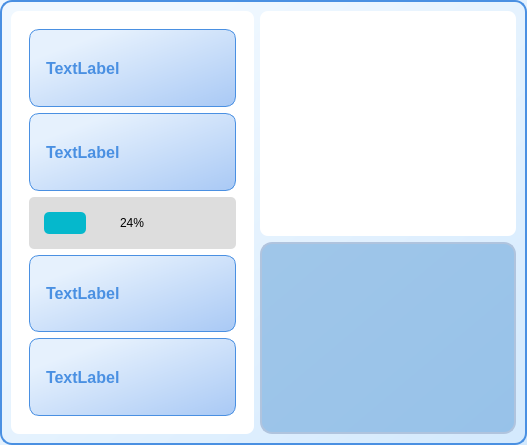
<?xml version="1.0" encoding="UTF-8"?>
<ui version="4.0">
 <class>TaskDisplayDialog</class>
 <widget class="QDialog" name="TaskDisplayDialog">
  <property name="geometry">
   <rect>
    <x>0</x>
    <y>0</y>
    <width>527</width>
    <height>445</height>
   </rect>
  </property>
  <property name="windowTitle">
   <string>展示任务</string>
  </property>
  <property name="styleSheet">
   <string notr="true">QDialog {
    /* 基础样式 */
    background: qlineargradient(x1:0, y1:0, x2:1, y2:1, stop:0.2 #f0f8ff, stop:1 #d3e9fd); /* 清新的浅蓝色渐变背景 */
    border: 2px solid #4a90e2; /* 深蓝色边框 */
    border-radius: 12px; /* 圆角 */
    padding: 20px;
    min-width: 300px;
    min-height: 200px;
    max-width: 600px;
    max-height: 500px;
    box-shadow: 0 4px 10px rgba(74, 144, 226, 0.2); /* 轻微阴影效果 */
}

/* 标题栏样式 */
QDialog QMenuBar {
    background: #4a90e2; /* 蓝色标题栏背景 */
    color: #ffffff; /* 白色文字 */
    border: none;
    height: 35px;
}

QDialog QMenuBar::item {
    padding: 5px 15px;
}

QDialog QMenuBar::item:selected {
    background-color: #82aef2; /* 选中时的背景色 */
}

/* 按钮（如OK/Cancel）样式 */
QDialog QPushButton {
    background: #4a90e2; /* 按钮背景颜色 */
    color: white; /* 白色文本 */
    border: 1px solid #4a90e2; /* 边框颜色与背景一致 */
    border-radius: 8px;
    padding: 8px 16px;
    font-size: 14px;
    font-weight: bold;
}

QDialog QPushButton:hover {
    background: #82aef2; /* 鼠标悬停时按钮背景色变浅 */
    border-color: #82aef2; /* 悬停时按钮边框颜色变浅 */
}

QDialog QPushButton:pressed {
    background: #1a7bb9; /* 按钮按下时颜色变为深蓝 */
    border-color: #1a7bb9; /* 按钮按下时边框变为深蓝 */
}

/* 文本框样式（如 QLineEdit、QTextEdit） */
QDialog QLineEdit, QDialog QTextEdit {
    background-color: #ffffff; /* 背景为白色 */
    border: 1px solid #d1e8fd; /* 边框为浅蓝色 */
    border-radius: 6px; /* 圆角 */
    padding: 10px;
    font-size: 14px;
    color: #333333; /* 字体颜色为深灰 */
}

QDialog QLineEdit:focus, QDialog QTextEdit:focus {
    border: 1px solid #4a90e2; /* 聚焦时边框变为蓝色 */
    background-color: #e6f1fd; /* 聚焦时背景变为浅蓝 */
}

/* 关闭按钮样式 */
QDialog QPushButton#closeButton {
    background: transparent; /* 透明背景 */
    color: #ff4d4d; /* 关闭按钮的红色 */
    font-size: 18px;
    border: none;
    font-weight: bold;
}

QDialog QPushButton#closeButton:hover {
    color: #ff1a1a; /* 悬停时颜色变得更深 */
}

/* 各种文本样式 */
QDialog QLabel {
    color: #4a90e2; /* 标签文本颜色与对话框的主色调一致 */
    font-size: 16px;
    padding-bottom: 10px;
}

/* 设置 QDialog 中的内容区域 */
QDialog QWidget {
    background: #ffffff; /* 内容区域背景为白色 */
    border-radius: 8px;
    padding: 15px;
}
</string>
  </property>
  <layout class="QGridLayout" name="gridLayout">
   <item row="0" column="0">
    <widget class="QWidget" name="widget_2" native="true">
     <layout class="QVBoxLayout" name="verticalLayout_3">
      <item>
       <widget class="QWidget" name="widget" native="true">
        <layout class="QVBoxLayout" name="verticalLayout_2">
         <item>
          <widget class="QLabel" name="label_main_descriptions">
           <property name="styleSheet">
            <string notr="true">QLabel {
    /* 基础样式 */
    font-family: &quot;Segoe UI&quot;, &quot;Helvetica&quot;, sans-serif;
    font-size: 16px;
    font-weight: bold; /* 设置字体加粗 */
    color: #4a90e2; /* 主文本颜色 - 清新的蓝色 */
    padding: 12px;
    border-radius: 10px;
    background: qlineargradient(x1:0, y1:0, x2:1, y2:1, stop:0.2 #e6f1fd, stop:1 #a9c9f5); /* 清新的蓝色渐变背景 */
    border: 1px solid #4a90e2; /* 蓝色边框 */
    text-align: center;
    min-width: 160px;
    min-height: 40px;
    max-width: 300px;
    max-height: 80px;
}

/* 鼠标悬停效果 */
QLabel:hover {
    background: qlineargradient(x1:0, y1:0, x2:1, y2:1, stop:0.2 #d2e8fb, stop:1 #82aef2); /* 悬停时的渐变 */
    color: #1a7bb9; /* 悬停时文本颜色更深 */
    border: 1px solid #1a7bb9; /* 悬停时边框颜色更深 */
}

/* 点击时的效果 */
QLabel:pressed {
    background-color: #c3dafb; /* 按下时背景更浅 */
    color: #1a7bb9; /* 按下时文本颜色深 */
    border-color: #1a7bb9; /* 按下时边框深色 */
}

/* 禁用状态 */
QLabel:disabled {
    color: #b0c4de; /* 禁用状态的文本颜色 */
    background-color: #f0f4f8; /* 禁用状态的背景色 */
    border: 1px solid #d1dbe6; /* 禁用状态的边框 */
}

/* 聚焦效果 */
QLabel:focus {
    border: 2px solid #0078d4; /* 聚焦时边框颜色变为深蓝色 */
}

/* 如果 QLabel 设置了图片背景 */
QLabel[hasImage=&quot;true&quot;] {
    background: url(:/images/blue_bg.png) no-repeat center center;
    background-size: cover;
    color: #ffffff; /* 背景图片时，文本颜色为白色 */
    padding: 0;
}

/* 自定义标签图标 */
QLabel[icon]:not([hasImage=&quot;true&quot;]) {
    padding-left: 35px;
    background: transparent;
}

QLabel[icon]:not([hasImage=&quot;true&quot;])::before {
    content: url(:/images/icon_blue.png); /* 你可以自定义图标路径 */
    position: absolute;
    left: 12px;
    top: 50%;
    transform: translateY(-50%);
}

/* 更细致的调整：避免字体过大或者过小影响对齐 */
QLabel {
    line-height: 1.4; /* 增加行高，使文本垂直居中 */
    text-align: center;
}

/* 调整带图标时的显示效果 */
QLabel[icon]:not([hasImage=&quot;true&quot;]) {
    padding-left: 45px; /* 增加左侧的空隙，以确保图标不被文本遮挡 */
}
</string>
           </property>
           <property name="text">
            <string>TextLabel</string>
           </property>
           <property name="wordWrap">
            <bool>true</bool>
           </property>
          </widget>
         </item>
         <item>
          <widget class="QLabel" name="label_endTime">
           <property name="styleSheet">
            <string notr="true">QLabel {
    /* 基础样式 */
    font-family: &quot;Segoe UI&quot;, &quot;Helvetica&quot;, sans-serif;
    font-size: 16px;
    font-weight: bold; /* 设置字体加粗 */
    color: #4a90e2; /* 主文本颜色 - 清新的蓝色 */
    padding: 12px;
    border-radius: 10px;
    background: qlineargradient(x1:0, y1:0, x2:1, y2:1, stop:0.2 #e6f1fd, stop:1 #a9c9f5); /* 清新的蓝色渐变背景 */
    border: 1px solid #4a90e2; /* 蓝色边框 */
    text-align: center;
    min-width: 160px;
    min-height: 40px;
    max-width: 300px;
    max-height: 80px;
}

/* 鼠标悬停效果 */
QLabel:hover {
    background: qlineargradient(x1:0, y1:0, x2:1, y2:1, stop:0.2 #d2e8fb, stop:1 #82aef2); /* 悬停时的渐变 */
    color: #1a7bb9; /* 悬停时文本颜色更深 */
    border: 1px solid #1a7bb9; /* 悬停时边框颜色更深 */
}

/* 点击时的效果 */
QLabel:pressed {
    background-color: #c3dafb; /* 按下时背景更浅 */
    color: #1a7bb9; /* 按下时文本颜色深 */
    border-color: #1a7bb9; /* 按下时边框深色 */
}

/* 禁用状态 */
QLabel:disabled {
    color: #b0c4de; /* 禁用状态的文本颜色 */
    background-color: #f0f4f8; /* 禁用状态的背景色 */
    border: 1px solid #d1dbe6; /* 禁用状态的边框 */
}

/* 聚焦效果 */
QLabel:focus {
    border: 2px solid #0078d4; /* 聚焦时边框颜色变为深蓝色 */
}

/* 如果 QLabel 设置了图片背景 */
QLabel[hasImage=&quot;true&quot;] {
    background: url(:/images/blue_bg.png) no-repeat center center;
    background-size: cover;
    color: #ffffff; /* 背景图片时，文本颜色为白色 */
    padding: 0;
}

/* 自定义标签图标 */
QLabel[icon]:not([hasImage=&quot;true&quot;]) {
    padding-left: 35px;
    background: transparent;
}

QLabel[icon]:not([hasImage=&quot;true&quot;])::before {
    content: url(:/images/icon_blue.png); /* 你可以自定义图标路径 */
    position: absolute;
    left: 12px;
    top: 50%;
    transform: translateY(-50%);
}

/* 更细致的调整：避免字体过大或者过小影响对齐 */
QLabel {
    line-height: 1.4; /* 增加行高，使文本垂直居中 */
    text-align: center;
}

/* 调整带图标时的显示效果 */
QLabel[icon]:not([hasImage=&quot;true&quot;]) {
    padding-left: 45px; /* 增加左侧的空隙，以确保图标不被文本遮挡 */
}
</string>
           </property>
           <property name="text">
            <string>TextLabel</string>
           </property>
           <property name="wordWrap">
            <bool>true</bool>
           </property>
          </widget>
         </item>
         <item>
          <widget class="QProgressBar" name="progressBar">
           <property name="styleSheet">
            <string notr="true">QProgressBar {
    /* 基本样式 */
    text-align: center; /* 文本居中 */
    background-color: #DDDDDD; /* 背景颜色 */
    border: none; /* 去除边框 */
    border-radius: 5px; /* 圆角 */
}

QProgressBar::chunk {
    /* 进度块样式 */
    background-color: #05B8CC; /* 进度块颜色为深蓝绿色 */
    border-radius: 5px; /* 进度块圆角 */
}
</string>
           </property>
           <property name="value">
            <number>24</number>
           </property>
          </widget>
         </item>
         <item>
          <widget class="QLabel" name="label_time_remain">
           <property name="styleSheet">
            <string notr="true">QLabel {
    /* 基础样式 */
    font-family: &quot;Segoe UI&quot;, &quot;Helvetica&quot;, sans-serif;
    font-size: 16px;
    font-weight: bold; /* 设置字体加粗 */
    color: #4a90e2; /* 主文本颜色 - 清新的蓝色 */
    padding: 12px;
    border-radius: 10px;
    background: qlineargradient(x1:0, y1:0, x2:1, y2:1, stop:0.2 #e6f1fd, stop:1 #a9c9f5); /* 清新的蓝色渐变背景 */
    border: 1px solid #4a90e2; /* 蓝色边框 */
    text-align: center;
    min-width: 160px;
    min-height: 40px;
    max-width: 300px;
    max-height: 80px;
}

/* 鼠标悬停效果 */
QLabel:hover {
    background: qlineargradient(x1:0, y1:0, x2:1, y2:1, stop:0.2 #d2e8fb, stop:1 #82aef2); /* 悬停时的渐变 */
    color: #1a7bb9; /* 悬停时文本颜色更深 */
    border: 1px solid #1a7bb9; /* 悬停时边框颜色更深 */
}

/* 点击时的效果 */
QLabel:pressed {
    background-color: #c3dafb; /* 按下时背景更浅 */
    color: #1a7bb9; /* 按下时文本颜色深 */
    border-color: #1a7bb9; /* 按下时边框深色 */
}

/* 禁用状态 */
QLabel:disabled {
    color: #b0c4de; /* 禁用状态的文本颜色 */
    background-color: #f0f4f8; /* 禁用状态的背景色 */
    border: 1px solid #d1dbe6; /* 禁用状态的边框 */
}

/* 聚焦效果 */
QLabel:focus {
    border: 2px solid #0078d4; /* 聚焦时边框颜色变为深蓝色 */
}

/* 如果 QLabel 设置了图片背景 */
QLabel[hasImage=&quot;true&quot;] {
    background: url(:/images/blue_bg.png) no-repeat center center;
    background-size: cover;
    color: #ffffff; /* 背景图片时，文本颜色为白色 */
    padding: 0;
}

/* 自定义标签图标 */
QLabel[icon]:not([hasImage=&quot;true&quot;]) {
    padding-left: 35px;
    background: transparent;
}

QLabel[icon]:not([hasImage=&quot;true&quot;])::before {
    content: url(:/images/icon_blue.png); /* 你可以自定义图标路径 */
    position: absolute;
    left: 12px;
    top: 50%;
    transform: translateY(-50%);
}

/* 更细致的调整：避免字体过大或者过小影响对齐 */
QLabel {
    line-height: 1.4; /* 增加行高，使文本垂直居中 */
    text-align: center;
}

/* 调整带图标时的显示效果 */
QLabel[icon]:not([hasImage=&quot;true&quot;]) {
    padding-left: 45px; /* 增加左侧的空隙，以确保图标不被文本遮挡 */
}
</string>
           </property>
           <property name="text">
            <string>TextLabel</string>
           </property>
           <property name="wordWrap">
            <bool>true</bool>
           </property>
          </widget>
         </item>
         <item>
          <widget class="QLabel" name="label_priority">
           <property name="styleSheet">
            <string notr="true">QLabel {
    /* 基础样式 */
    font-family: &quot;Segoe UI&quot;, &quot;Helvetica&quot;, sans-serif;
    font-size: 16px;
    font-weight: bold; /* 设置字体加粗 */
    color: #4a90e2; /* 主文本颜色 - 清新的蓝色 */
    padding: 12px;
    border-radius: 10px;
    background: qlineargradient(x1:0, y1:0, x2:1, y2:1, stop:0.2 #e6f1fd, stop:1 #a9c9f5); /* 清新的蓝色渐变背景 */
    border: 1px solid #4a90e2; /* 蓝色边框 */
    text-align: center;
    min-width: 160px;
    min-height: 40px;
    max-width: 300px;
    max-height: 80px;
}

/* 鼠标悬停效果 */
QLabel:hover {
    background: qlineargradient(x1:0, y1:0, x2:1, y2:1, stop:0.2 #d2e8fb, stop:1 #82aef2); /* 悬停时的渐变 */
    color: #1a7bb9; /* 悬停时文本颜色更深 */
    border: 1px solid #1a7bb9; /* 悬停时边框颜色更深 */
}

/* 点击时的效果 */
QLabel:pressed {
    background-color: #c3dafb; /* 按下时背景更浅 */
    color: #1a7bb9; /* 按下时文本颜色深 */
    border-color: #1a7bb9; /* 按下时边框深色 */
}

/* 禁用状态 */
QLabel:disabled {
    color: #b0c4de; /* 禁用状态的文本颜色 */
    background-color: #f0f4f8; /* 禁用状态的背景色 */
    border: 1px solid #d1dbe6; /* 禁用状态的边框 */
}

/* 聚焦效果 */
QLabel:focus {
    border: 2px solid #0078d4; /* 聚焦时边框颜色变为深蓝色 */
}

/* 如果 QLabel 设置了图片背景 */
QLabel[hasImage=&quot;true&quot;] {
    background: url(:/images/blue_bg.png) no-repeat center center;
    background-size: cover;
    color: #ffffff; /* 背景图片时，文本颜色为白色 */
    padding: 0;
}

/* 自定义标签图标 */
QLabel[icon]:not([hasImage=&quot;true&quot;]) {
    padding-left: 35px;
    background: transparent;
}

QLabel[icon]:not([hasImage=&quot;true&quot;])::before {
    content: url(:/images/icon_blue.png); /* 你可以自定义图标路径 */
    position: absolute;
    left: 12px;
    top: 50%;
    transform: translateY(-50%);
}

/* 更细致的调整：避免字体过大或者过小影响对齐 */
QLabel {
    line-height: 1.4; /* 增加行高，使文本垂直居中 */
    text-align: center;
}

/* 调整带图标时的显示效果 */
QLabel[icon]:not([hasImage=&quot;true&quot;]) {
    padding-left: 45px; /* 增加左侧的空隙，以确保图标不被文本遮挡 */
}
</string>
           </property>
           <property name="text">
            <string>TextLabel</string>
           </property>
           <property name="wordWrap">
            <bool>true</bool>
           </property>
          </widget>
         </item>
        </layout>
       </widget>
      </item>
     </layout>
    </widget>
   </item>
   <item row="0" column="1">
    <layout class="QVBoxLayout" name="verticalLayout" stretch="2,0">
     <item>
      <widget class="QChartView" name="pieChartView">
       <property name="renderHints">
        <set>QPainter::RenderHint::Antialiasing|QPainter::RenderHint::TextAntialiasing</set>
       </property>
      </widget>
     </item>
     <item>
      <widget class="QTextEdit" name="description_edit">
       <property name="styleSheet">
        <string notr="true">QTextEdit {
    background-color: #f4f7fa;  /* 背景色 */
    border: 2px solid #b0c4de;  /* 边框颜色 */
    border-radius: 12px;        /* 圆角 */
    padding: 15px 20px;         /* 内边距 */
    font-family: &quot;Helvetica Neue&quot;, &quot;Arial&quot;, sans-serif;  /* 字体 */
    font-size: 15px;            /* 字号 */
    color: #333;                /* 字体颜色 */
    line-height: 1.6;           /* 行高 */
    text-align: justify;        /* 文字对齐 */
    background: linear-gradient(135deg, #e0f7fa, #ffffff); /* 渐变背景 */
}

QTextEdit:focus {
    border-color: #66afe9;      /* 获取焦点时的边框颜色 */
    background-color: #ffffff;  /* 获取焦点时的背景色 */
}

QTextEdit:hover {
    border-color: #5b9bd5;      /* 鼠标悬停时的边框颜色 */
    background-color: #f0f8ff;  /* 鼠标悬停时的背景色 */
}

QTextEdit:disabled {
    background-color: #e9ecef;  /* 禁用时的背景色 */
    color: #888;                /* 禁用时字体颜色 */
    border-color: #d1d1d1;      /* 禁用时的边框颜色 */
}

QTextEdit::placeholder {
    color: #a9a9a9;             /* 占位符颜色 */
    font-style: italic;         /* 占位符字体样式 */
    font-size: 14px;            /* 占位符字体大小 */
}

QTextEdit[readOnly=&quot;true&quot;] {
    background-color: #f4f4f4;  /* 只读模式背景色 */
    color: #777;                /* 只读模式字体颜色 */
    border: 2px solid #ddd;     /* 只读模式边框 */
}

QTextEdit:enabled {
    background-color: #ffffff;  /* 启用时的背景色 */
    color: #333;                /* 启用时的字体颜色 */
    border-color: #b0c4de;      /* 启用时的边框颜色 */
}

QTextEdit::cursor {
    background-color: #ff6347;  /* 光标颜色 */
    width: 2px;                 /* 光标宽度 */
}

QTextEdit::selection {
    background-color: rgba(102, 175, 233, 0.4); /* 选中文本的背景色 */
    color: #fff;                /* 选中文本的字体颜色 */
}

QTextEdit:focus::selection {
    background-color: rgba(91, 155, 213, 0.5);  /* 聚焦时选中文本的背景色 */
}

QTextEdit[readOnly=&quot;true&quot;]:hover {
    border-color: #d1d1d1;      /* 只读模式悬停时的边框颜色 */
}

QTextEdit:enabled:hover {
    background-color: #f9f9f9;  /* 启用时悬停时的背景色 */
    border-color: #8db9e1;      /* 启用时悬停时的边框颜色 */
}
</string>
       </property>
      </widget>
     </item>
    </layout>
   </item>
  </layout>
 </widget>
 <customwidgets>
  <customwidget>
   <class>QChartView</class>
   <extends>QGraphicsView</extends>
   <header>QChartView</header>
  </customwidget>
 </customwidgets>
 <resources/>
 <connections/>
</ui>
